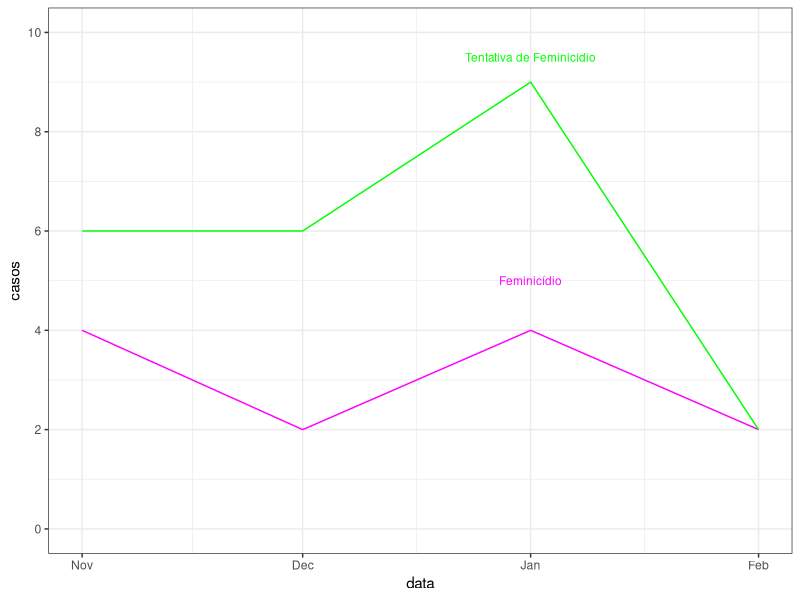

This figure's R source:
## 
# Esse script visualiza a evolucao temporal do numero de 
#  feminicidios no municipio do rio de janeiro

# autor: Joao Meirelles
##

#carregas as bibliotecas necessarias
library(reshape2)
library(ggplot2)
library(zoo)
library(stringr)



#######################
#####Load Data#########
#######################
setwd("/home/jm/DATABASE-RJ/2017.04--Feminicidio---Rio")

df <- read.csv("DadosFeminicidio_complete.csv", sep=";")
df <- df[c(1:42),] #somente DPs do municipio do Rio #daqui: http://www.policiacivil.rj.gov.br/delegacia.asp
df[nrow(df)+1, c(2:ncol(df))] <-  colSums(df[,-1])

dft <- data.frame(t(df[c(nrow(df)),-1]))
colnames(dft)[1] <- "casos"
dft$variable <- 0
dft$data <- 0
for (row in 1:nrow(dft)){
  if (substring(row.names(dft)[row], 1, 1)=="t"){
    dft$variable[row] <- "tentativa_feminicidio"
    dft$data[row] <- paste("01",substring(row.names(dft)[row], 6, 11), sep="")
  }  else {
    dft$variable[row] <- "feminicidio"
    dft$data[row] <- paste("01",substring(row.names(dft)[row], 5, 10), sep="")
  }
}

dft$data <- as.Date(dft$data,"%d%m%Y")

str(dft)

ggplot(dft, aes(data,casos, color=variable))+geom_line()+ 
  annotate("text", x=dft[5,3], y=9.5, label= "Tentativa de Feminicídio", size=3, colour="green") +
  annotate("text", x=dft[5,3], y=5, label= "Feminicídio", size=3, colour="magenta") +
  scale_color_manual(values=c("magenta", "green"))+
  scale_y_continuous(breaks=c(0,2,4,6,8,10),limits=c(0,10))+
  theme_bw()+ theme(legend.position="none")
